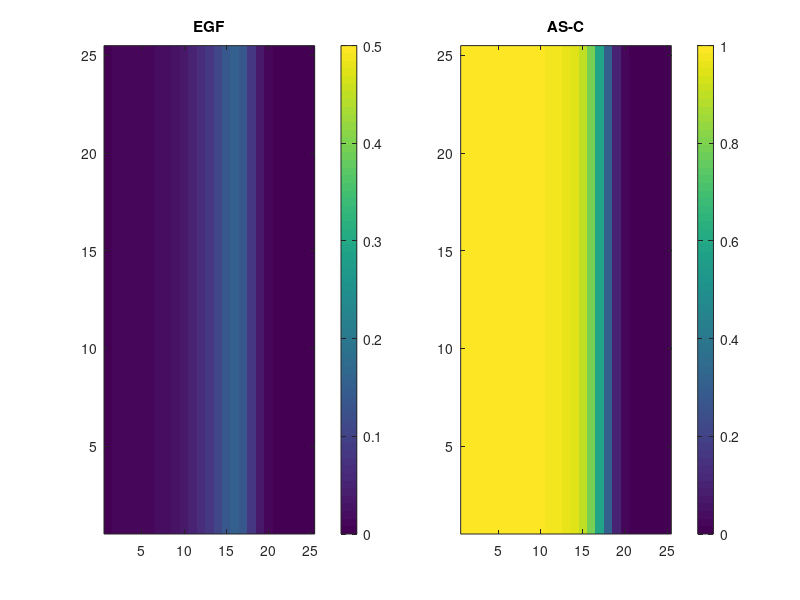

Write the MATLAB code that produced this figure.
Tmax=200;Xmax=25;
dt=0.1;dx=1;dx2=dx*dx;  %dt, dx, dx2の値を設定
de=1;ke=1;ae=1;ea=10;
E=zeros(Xmax,Xmax,Tmax);
A=zeros(Xmax,Xmax,Tmax);A(:,1,1)=0.5;   %分化度Aの初期パターンを設定
Etemp=zeros(Xmax,Xmax);Eright=Etemp;Eleft=Etemp;Eup=Etemp;Edown=Etemp;
for T=1:Tmax-1
    Etemp=E(:,:,T);     %8~13行目でEの反応拡散を計算
    Eright(:,Xmax)=Etemp(:,Xmax);Eright(:,1:Xmax-1)=Etemp(:,2:Xmax);
    Eleft(:,1)=Etemp(:,1);Eleft(:,2:Xmax)=Etemp(:,1:Xmax-1);
    Eup(Xmax,:)=Etemp(Xmax,:);Eup(1:Xmax-1,:)=Etemp(2:Xmax,:);
    Edown(1,:)=Etemp(1,:);Edown(2:Xmax,:)=Etemp(1:Xmax-1,:);
    E(:,:,T+1)=dt*(de*(Eright+Eleft+Eup+Edown-4*Etemp)/dx2-ke*E(:,:,T)+ae*A(:,:,T).*(1-A(:,:,T)))+E(:,:,T);
    A(:,:,T+1)=dt*(ea*(1-A(:,:,T)).*E(:,:,T))+A(:,:,T); %Aの変化を計算
end
figure('Position',[0 400 1000 250]);    %ウィンドウのサイズと位置は適宜調節する
for T=1:10:100      %ここは適当に変える
    subplot(1,2,1);imagesc(E(:,:,T),[0 0.5]);set(gca,'YDir','normal');title('EGF');colorbar;
    subplot(1,2,2);imagesc(A(:,:,T),[0 1]);set(gca,'YDir','normal');title('AS-C');colorbar;
    pause(0.001);
end
